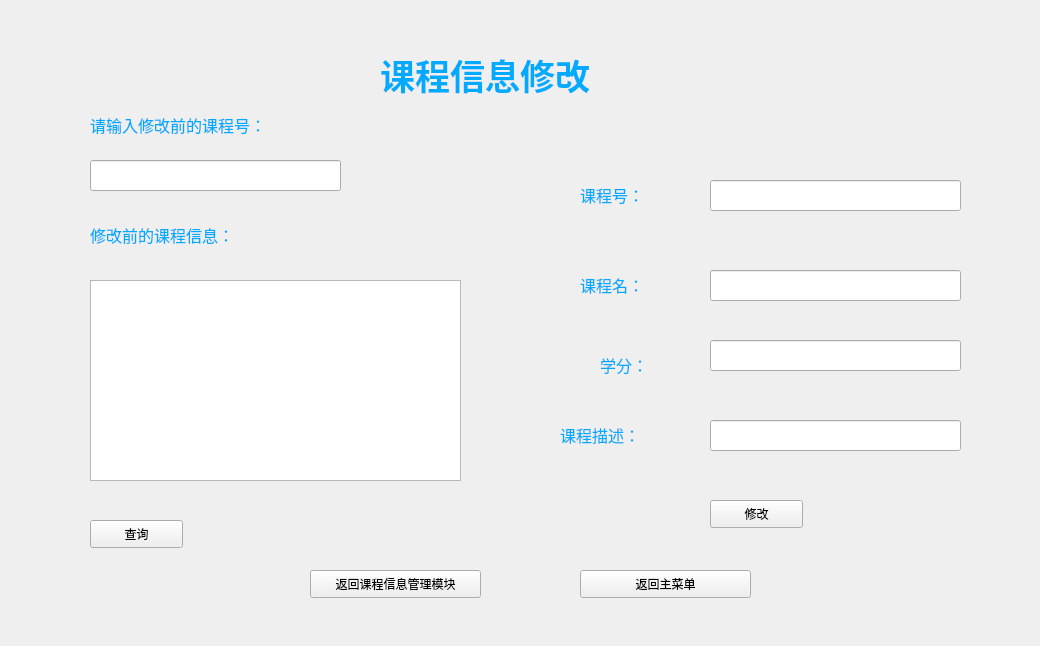
<?xml version="1.0" encoding="UTF-8"?>
<ui version="4.0">
 <class>Course_change</class>
 <widget class="QWidget" name="Course_change">
  <property name="geometry">
   <rect>
    <x>0</x>
    <y>0</y>
    <width>1040</width>
    <height>646</height>
   </rect>
  </property>
  <property name="windowTitle">
   <string>课程信息修改</string>
  </property>
  <property name="styleSheet">
   <string notr="true">background-image: url(:D:/PyQt/2.png);</string>
  </property>
  <widget class="QLabel" name="label">
   <property name="geometry">
    <rect>
     <x>380</x>
     <y>10</y>
     <width>661</width>
     <height>131</height>
    </rect>
   </property>
   <property name="text">
    <string>&lt;html&gt;&lt;head/&gt;&lt;body&gt;&lt;p&gt;&lt;span style=&quot; font-size:26pt; font-weight:600; color:#00aaff;&quot;&gt;课程信息修改&lt;/span&gt;&lt;/p&gt;&lt;/body&gt;&lt;/html&gt;</string>
   </property>
  </widget>
  <widget class="QLabel" name="label_2">
   <property name="geometry">
    <rect>
     <x>580</x>
     <y>170</y>
     <width>211</width>
     <height>51</height>
    </rect>
   </property>
   <property name="text">
    <string>&lt;html&gt;&lt;head/&gt;&lt;body&gt;&lt;p&gt;&lt;span style=&quot; font-size:12pt; color:#00aaff;&quot;&gt;课程号：&lt;/span&gt;&lt;/p&gt;&lt;/body&gt;&lt;/html&gt;</string>
   </property>
  </widget>
  <widget class="QLineEdit" name="lineEdit">
   <property name="geometry">
    <rect>
     <x>710</x>
     <y>180</y>
     <width>251</width>
     <height>31</height>
    </rect>
   </property>
   <property name="text">
    <string/>
   </property>
  </widget>
  <widget class="QLabel" name="label_3">
   <property name="geometry">
    <rect>
     <x>580</x>
     <y>260</y>
     <width>211</width>
     <height>51</height>
    </rect>
   </property>
   <property name="text">
    <string>&lt;html&gt;&lt;head/&gt;&lt;body&gt;&lt;p&gt;&lt;span style=&quot; font-size:12pt; color:#00aaff;&quot;&gt;课程名：&lt;/span&gt;&lt;/p&gt;&lt;/body&gt;&lt;/html&gt;</string>
   </property>
  </widget>
  <widget class="QPushButton" name="pushButton">
   <property name="geometry">
    <rect>
     <x>710</x>
     <y>500</y>
     <width>93</width>
     <height>28</height>
    </rect>
   </property>
   <property name="text">
    <string>修改</string>
   </property>
  </widget>
  <widget class="QPushButton" name="pushButton_2">
   <property name="geometry">
    <rect>
     <x>310</x>
     <y>570</y>
     <width>171</width>
     <height>28</height>
    </rect>
   </property>
   <property name="text">
    <string>返回课程信息管理模块</string>
   </property>
  </widget>
  <widget class="QPushButton" name="pushButton_3">
   <property name="geometry">
    <rect>
     <x>580</x>
     <y>570</y>
     <width>171</width>
     <height>28</height>
    </rect>
   </property>
   <property name="text">
    <string>返回主菜单</string>
   </property>
  </widget>
  <widget class="QLabel" name="label_4">
   <property name="geometry">
    <rect>
     <x>600</x>
     <y>340</y>
     <width>211</width>
     <height>51</height>
    </rect>
   </property>
   <property name="text">
    <string>&lt;html&gt;&lt;head/&gt;&lt;body&gt;&lt;p&gt;&lt;span style=&quot; font-size:12pt; color:#00aaff;&quot;&gt;学分：&lt;/span&gt;&lt;/p&gt;&lt;/body&gt;&lt;/html&gt;</string>
   </property>
  </widget>
  <widget class="QLabel" name="label_5">
   <property name="geometry">
    <rect>
     <x>560</x>
     <y>410</y>
     <width>211</width>
     <height>51</height>
    </rect>
   </property>
   <property name="text">
    <string>&lt;html&gt;&lt;head/&gt;&lt;body&gt;&lt;p&gt;&lt;span style=&quot; font-size:12pt; color:#00aaff;&quot;&gt;课程描述：&lt;/span&gt;&lt;/p&gt;&lt;/body&gt;&lt;/html&gt;</string>
   </property>
  </widget>
  <widget class="QLineEdit" name="lineEdit_2">
   <property name="geometry">
    <rect>
     <x>710</x>
     <y>270</y>
     <width>251</width>
     <height>31</height>
    </rect>
   </property>
   <property name="text">
    <string/>
   </property>
  </widget>
  <widget class="QLineEdit" name="lineEdit_3">
   <property name="geometry">
    <rect>
     <x>710</x>
     <y>340</y>
     <width>251</width>
     <height>31</height>
    </rect>
   </property>
   <property name="text">
    <string/>
   </property>
  </widget>
  <widget class="QLabel" name="label_8">
   <property name="geometry">
    <rect>
     <x>90</x>
     <y>100</y>
     <width>241</width>
     <height>51</height>
    </rect>
   </property>
   <property name="text">
    <string>&lt;html&gt;&lt;head/&gt;&lt;body&gt;&lt;p&gt;&lt;span style=&quot; font-size:12pt; color:#00aaff;&quot;&gt;请输入修改前的课程号：&lt;/span&gt;&lt;/p&gt;&lt;/body&gt;&lt;/html&gt;</string>
   </property>
  </widget>
  <widget class="QLineEdit" name="lineEdit_4">
   <property name="geometry">
    <rect>
     <x>710</x>
     <y>420</y>
     <width>251</width>
     <height>31</height>
    </rect>
   </property>
   <property name="text">
    <string/>
   </property>
  </widget>
  <widget class="QLabel" name="label_10">
   <property name="geometry">
    <rect>
     <x>90</x>
     <y>210</y>
     <width>211</width>
     <height>51</height>
    </rect>
   </property>
   <property name="text">
    <string>&lt;html&gt;&lt;head/&gt;&lt;body&gt;&lt;p&gt;&lt;span style=&quot; font-size:12pt; color:#00aaff;&quot;&gt;修改前的课程信息：&lt;/span&gt;&lt;/p&gt;&lt;/body&gt;&lt;/html&gt;</string>
   </property>
  </widget>
  <widget class="QPushButton" name="pushButton_4">
   <property name="geometry">
    <rect>
     <x>90</x>
     <y>520</y>
     <width>93</width>
     <height>28</height>
    </rect>
   </property>
   <property name="text">
    <string>查询</string>
   </property>
  </widget>
  <widget class="QTextEdit" name="textEdit">
   <property name="geometry">
    <rect>
     <x>90</x>
     <y>280</y>
     <width>371</width>
     <height>201</height>
    </rect>
   </property>
   <property name="readOnly">
    <bool>true</bool>
   </property>
  </widget>
  <widget class="QLineEdit" name="lineEdit_8">
   <property name="geometry">
    <rect>
     <x>90</x>
     <y>160</y>
     <width>251</width>
     <height>31</height>
    </rect>
   </property>
   <property name="text">
    <string/>
   </property>
  </widget>
 </widget>
 <resources/>
 <connections/>
</ui>
